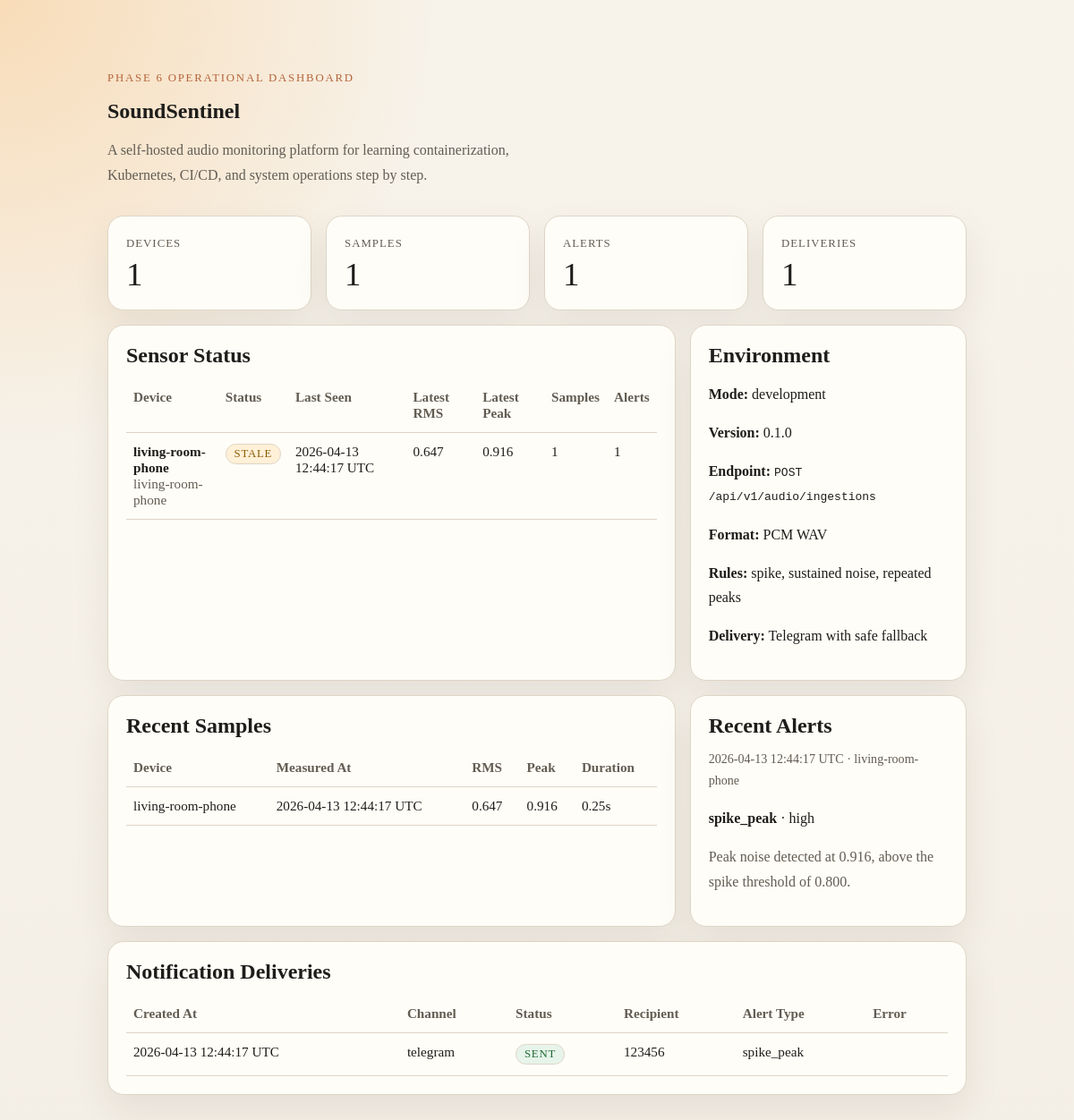
The page / on the database its author committed.
### app/models/device.py (models this page shows)
class Device(Base):
    __tablename__ = "devices"
    id: Mapped[int] = mapped_column(primary_key=True)
    device_key: Mapped[str] = mapped_column(String(100), unique=True, index=True)
    display_name: Mapped[str] = mapped_column(String(120))
    created_at: Mapped[datetime] = mapped_column(DateTime(timezone=True), default=utc_now)
    last_seen_at: Mapped[datetime] = mapped_column(DateTime(timezone=True), default=utc_now)
    ingestions: Mapped[list["AudioIngestion"]] = relationship(
        back_populates="device",
        cascade="all, delete-orphan",
    )
    samples: Mapped[list["AudioSample"]] = relationship(
        back_populates="device",
        cascade="all, delete-orphan",
    )
    alerts: Mapped[list["AlertEvent"]] = relationship(
        back_populates="device",
        cascade="all, delete-orphan",
    )
    deliveries: Mapped[list["NotificationDelivery"]] = relationship(
        back_populates="device",
        cascade="all, delete-orphan",
    )

### app/models/alert_event.py (models this page shows)
class AlertEvent(Base):
    __tablename__ = "alert_events"
    id: Mapped[int] = mapped_column(primary_key=True)
    device_id: Mapped[int] = mapped_column(ForeignKey("devices.id"), index=True)
    sample_id: Mapped[int] = mapped_column(ForeignKey("audio_samples.id"), index=True)
    alert_type: Mapped[str] = mapped_column(String(50), index=True)
    severity: Mapped[str] = mapped_column(String(20))
    message: Mapped[str] = mapped_column(String(255))
    triggered_at: Mapped[datetime] = mapped_column(DateTime(timezone=True), default=utc_now)
    metric_value: Mapped[float] = mapped_column(Float)
    threshold_value: Mapped[float] = mapped_column(Float)
    window_seconds: Mapped[int] = mapped_column(Integer, default=0)
    status: Mapped[str] = mapped_column(String(20), default="open")
    device: Mapped["Device"] = relationship(back_populates="alerts")
    sample: Mapped["AudioSample"] = relationship(back_populates="alerts")
    deliveries: Mapped[list["NotificationDelivery"]] = relationship(
        back_populates="alert",
        cascade="all, delete-orphan",
    )

### app/models/notification_delivery.py (models this page shows)
class NotificationDelivery(Base):
    __tablename__ = "notification_deliveries"
    id: Mapped[int] = mapped_column(primary_key=True)
    alert_id: Mapped[int] = mapped_column(ForeignKey("alert_events.id"), index=True)
    device_id: Mapped[int] = mapped_column(ForeignKey("devices.id"), index=True)
    channel: Mapped[str] = mapped_column(String(30))
    recipient: Mapped[str] = mapped_column(String(120))
    status: Mapped[str] = mapped_column(String(20))
    response_code: Mapped[Optional[int]] = mapped_column(Integer, nullable=True)
    error_message: Mapped[Optional[str]] = mapped_column(String(255), nullable=True)
    external_message_id: Mapped[Optional[str]] = mapped_column(String(50), nullable=True)
    created_at: Mapped[datetime] = mapped_column(DateTime(timezone=True), default=utc_now)
    delivered_at: Mapped[Optional[datetime]] = mapped_column(DateTime(timezone=True), nullable=True)
    alert: Mapped["AlertEvent"] = relationship(back_populates="deliveries")
    device: Mapped["Device"] = relationship(back_populates="deliveries")

### app/api/routes.py (the view)
@router.get("/", response_class=HTMLResponse)
async def dashboard(
    request: Request,
    session: Session = Depends(get_db_session),
) -> HTMLResponse:
    settings = get_settings()
    snapshot = build_dashboard_snapshot(session)
    context = {
        "request": request,
        "app_name": settings.app_name,
        "environment": settings.environment,
        "version": settings.app_version,
        "snapshot": snapshot,
    }
    return templates.TemplateResponse(request, "index.html", context)

### app/templates/index.html (shortened to what this page needs)
<!DOCTYPE html>
<html lang="en">
  <head>
    <link rel="stylesheet" href="/static/css/styles.css" />
  </head>
  <body>
    <main class="container">
      <section class="hero">
        <p class="eyebrow">Phase 6 operational dashboard</p>
        <h1>{{ app_name }}</h1>
        <p class="lead">
          A self-hosted audio monitoring platform for learning containerization,
          Kubernetes, CI/CD, and system operations step by step.
        </p>
      </section>
      <section class="stats-grid">
        <article class="card">
          <p class="stat-label">Devices</p>
          <p class="stat-value">{{ snapshot.totals.devices }}</p>
        </article>
        <article class="card">
          <p class="stat-label">Samples</p>
          <p class="stat-value">{{ snapshot.totals.samples }}</p>
        </article>
        <article class="card">
          <p class="stat-label">Alerts</p>
          <p class="stat-value">{{ snapshot.totals.alerts }}</p>
        </article>
        <article class="card">
          <p class="stat-label">Deliveries</p>
          <p class="stat-value">{{ snapshot.totals.deliveries }}</p>
        </article>
      </section>
      <section class="grid">
        <article class="card card-wide">
          <h2>Sensor Status</h2>
          {% if snapshot.devices %}
          <div class="table-wrap">
            <table>
              <thead>
                <tr>
                  <th>Device</th>
                  <th>Status</th>
                  <th>Last Seen</th>
                  <th>Latest RMS</th>
                  <th>Latest Peak</th>
                  <th>Samples</th>
                  <th>Alerts</th>
                </tr>
              </thead>
              <tbody>
                {% for device in snapshot.devices %}
                <tr>
                  <td>
                    <strong>{{ device.display_name }}</strong><br />
                    <span class="muted">{{ device.device_key }}</span>
                  </td>
                  <td>
                    <span class="status-pill status-{{ device.status }}">{{ device.status }}</span>
                  </td>
                  <td>{{ device.last_seen_at }}</td>
                  <td>{{ device.latest_rms }}</td>
                  <td>{{ device.latest_peak }}</td>
                  <td>{{ device.sample_count }}</td>
                  <td>{{ device.alert_count }}</td>
                </tr>
                {% endfor %}
              </tbody>
            </table>
          </div>
          {% else %}
          <p class="empty-state">No sensors have reported data yet.</p>
          {% endif %}
        </article>
        <article class="card">
          <h2>Environment</h2>
          <p><strong>Mode:</strong> {{ environment }}</p>
          <p><strong>Version:</strong> {{ version }}</p>
          <p><strong>Endpoint:</strong> <code>POST /api/v1/audio/ingestions</code></p>
          <p><strong>Format:</strong> PCM WAV</p>
          <p><strong>Rules:</strong> spike, sustained noise, repeated peaks</p>
          <p><strong>Delivery:</strong> Telegram with safe fallback</p>
        </article>
      </section>
      <section class="grid">
        <article class="card card-wide">
          <h2>Recent Samples</h2>
          {% if snapshot.recent_samples %}
          <div class="table-wrap">
            <table>
              <thead>
                <tr>
                  <th>Device</th>
                  <th>Measured At</th>
                  <th>RMS</th>
                  <th>Peak</th>
                  <th>Duration</th>
                </tr>
              </thead>
              <tbody>
                {% for sample in snapshot.recent_samples %}
                <tr>
                  <td>{{ sample.device_name }}</td>
                  <td>{{ sample.measured_at }}</td>
                  <td>{{ sample.normalized_rms }}</td>
                  <td>{{ sample.normalized_peak }}</td>
                  <td>{{ sample.duration_seconds }}s</td>
                </tr>
                {% endfor %}
              </tbody>
            </table>
          </div>
          {% else %}
          <p class="empty-state">No sound samples available yet.</p>
          {% endif %}
        </article>
        <article class="card">
          <h2>Recent Alerts</h2>
          {% if snapshot.recent_alerts %}
          <div class="feed">
            {% for alert in snapshot.recent_alerts %}
            <article class="feed-item">
              <p class="feed-meta">{{ alert.triggered_at }} · {{ alert.device_name }}</p>
              <p><strong>{{ alert.type }}</strong> · {{ alert.severity }}</p>
              <p class="muted">{{ alert.message }}</p>
            </article>
            {% endfor %}
          </div>
          {% else %}
          <p class="empty-state">No alerts generated yet.</p>
          {% endif %}
        </article>
      </section>
      <section class="grid">
        <article class="card card-wide">
          <h2>Notification Deliveries</h2>
          {% if snapshot.recent_deliveries %}
          <div class="table-wrap">
            <table>
              <thead>
                <tr>
                  <th>Created At</th>
                  <th>Channel</th>
                  <th>Status</th>
                  <th>Recipient</th>
                  <th>Alert Type</th>
                  <th>Error</th>
                </tr>
              </thead>
              <tbody>
                {% for delivery in snapshot.recent_deliveries %}
                <tr>
                  <td>{{ delivery.created_at }}</td>
                  <td>{{ delivery.channel }}</td>
                  <td>
                    <span class="status-pill status-{{ delivery.status }}">{{ delivery.status }}</span>
                  </td>
                  <td>{{ delivery.recipient }}</td>
                  <td>{{ delivery.alert_type }}</td>
                  <td class="muted">{{ delivery.error_message }}</td>
                </tr>
                {% endfor %}
              </tbody>
            </table>
          </div>
          {% else %}
          <p class="empty-state">No notification deliveries recorded yet.</p>
          {% endif %}
        </article>
      </section>
    </main>
  </body>
</html>

### app/static/css/styles.css (style rules this page uses)
:root { --bg: #f4efe6; --panel: #fffdf7; --text: #1e1d1b; --muted: #625c53; --accent: #b5653b; --border: #dfd5c6; }
* { box-sizing: border-box; }
body { margin: 0; font-family: "Georgia", serif; color: var(--text); background: radial-gradient(circle at top left, #f8dcb8 0%, transparent 28%), linear-gradient(180deg, #f7f3eb 0%, var(--bg) 100%); min-height: 100vh; }
.container { width: min(960px, calc(100% - 2rem)); margin: 0 auto; padding: 4rem 0; }
.hero { margin-bottom: 2rem; }
.eyebrow { text-transform: uppercase; letter-spacing: 0.14em; color: var(--accent); font-size: 0.8rem; }
h1, h2 { margin: 0 0 0.75rem; }
.lead { max-width: 60ch; color: var(--muted); line-height: 1.7; }
.grid { display: grid; gap: 1rem; grid-template-columns: repeat(auto-fit, minmax(260px, 1fr)); margin-bottom: 1rem; }
.stats-grid { display: grid; gap: 1rem; grid-template-columns: repeat(auto-fit, minmax(180px, 1fr)); margin-bottom: 1rem; }
.card { background: var(--panel); border: 1px solid var(--border); border-radius: 18px; padding: 1.25rem; box-shadow: 0 18px 40px rgba(49, 38, 28, 0.08); }
.card-wide { grid-column: span 2; }
.stat-label { margin: 0; color: var(--muted); text-transform: uppercase; letter-spacing: 0.08em; font-size: 0.8rem; }
.stat-value { margin: 0.35rem 0 0; font-size: 2.3rem; line-height: 1; }
p { line-height: 1.7; }
table { width: 100%; border-collapse: collapse; font-size: 0.95rem; }
th, td { padding: 0.75rem 0.5rem; text-align: left; border-bottom: 1px solid var(--border); vertical-align: top; }
th { color: var(--muted); font-weight: 600; }
.table-wrap { overflow-x: auto; }
.muted { color: var(--muted); }
.status-pill { display: inline-block; padding: 0.2rem 0.55rem; border-radius: 999px; font-size: 0.8rem; text-transform: uppercase; letter-spacing: 0.06em; border: 1px solid var(--border); }
.status-online, .status-sent { background: #e7f4ea; color: #1f6a33; }
.status-stale, .status-skipped { background: #fff0d8; color: #8a5c00; }
.feed { display: grid; gap: 0.75rem; }
.feed-item { padding-bottom: 0.75rem; border-bottom: 1px solid var(--border); }
.feed-item:last-child { border-bottom: 0; padding-bottom: 0; }
.feed-meta { margin: 0 0 0.35rem; color: var(--muted); font-size: 0.88rem; }

### rows shown on the page
Device: display_name "living-room-phone", device_key "living-room-phone", status "STALE", last_seen_at "2026-04-13 12:44:17 UTC", latest_rms "0.647", latest_peak "0.916", sample_count "1", alert_count "1", device_name "living-room-phone", measured_at "2026-04-13 12:44:17 UTC", normalized_rms "0.647", normalized_peak "0.916", duration_seconds "0.25", device_name "living-room-phone"
AlertEvent: type "spike_peak", severity "high", message "Peak noise detected at 0.916, above the spike threshold of 0.800.", alert_type "spike_peak"
NotificationDelivery: channel "telegram", status "SENT", recipient "123456"

### other values the page prints
{{ app_name }} "SoundSentinel"
{{ snapshot.totals.devices }} "1"
{{ snapshot.totals.samples }} "1"
{{ snapshot.totals.alerts }} "1"
{{ snapshot.totals.deliveries }} "1"
{{ environment }} "development"
{{ version }} "0.1.0"
{{ alert.triggered_at }} "2026-04-13 12:44:17 UTC"
{{ delivery.created_at }} "2026-04-13 12:44:17 UTC"
